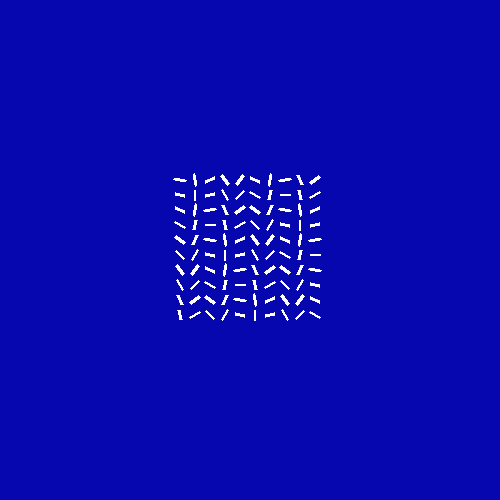
Frame 1 (no input)
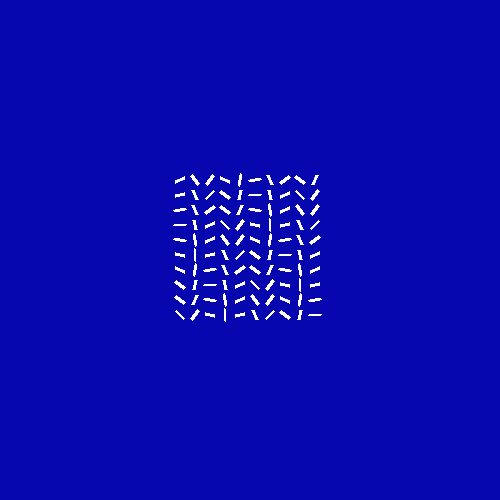
Frame 60 (the mouse pressed at the canvas centre just before this capture)
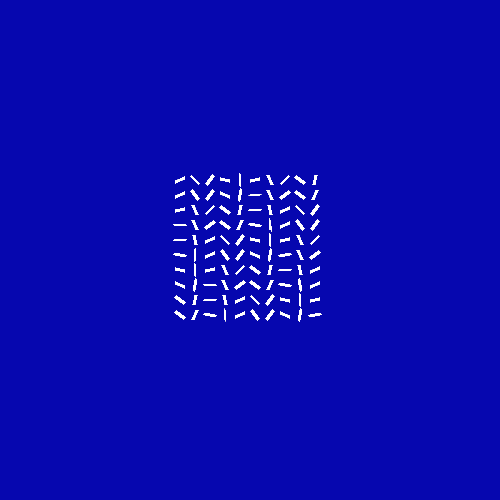
Frame 120 (the mouse held since frame 60 and released just before this capture)

The Processing sketch that drew these frames (run headless with seeded random() and noise(); from frame 60 on, the mouse is pressed at the canvas centre):

// Processing sketch: sketch_24012017
// ── sketch_24012017.pde
ArrayList <Line> line;

void setup(){
  size(500,500);
  smooth();
  line = new ArrayList<Line>();
  for(int i = 180; i<=width-180; i+=15){
    for(int j = 180; j<=height-180; j+=15){
      line.add(new Line());
    }
  }
}

void draw(){
  background(6,7,175);
  fill(255);
  stroke(255);
  for(Line l : line){
    for(int i = 180; i<=width-180; i+=15){
      for(int j = 180; j<=height-180; j+=15){
        pushMatrix();
        translate(i,j);
        l.move();
        rectMode(CENTER);
        l.display();
        popMatrix();
      }
    }
  }
}
// ── Line.pde
class Line{
  float r = 0;
  float angle = 0;
  Line(){
    
  }
  
  
  void move(){
    r = r + QUARTER_PI/6;
    rotate(r);
  }
  void display(){
    rectMode(CENTER);
    rect(0, 0, 10, 1);
  }
}
